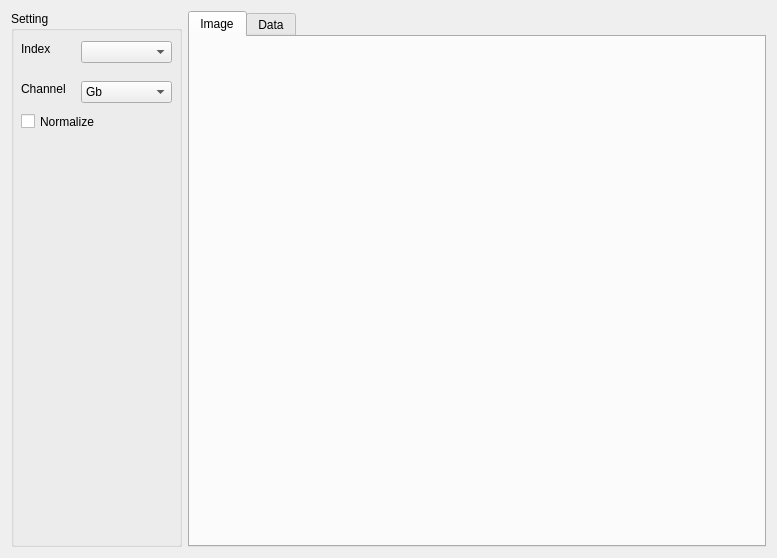
<?xml version="1.0" encoding="UTF-8"?>
<ui version="4.0">
 <class>DialogAPSShow</class>
 <widget class="QDialog" name="DialogAPSShow">
  <property name="windowModality">
   <enum>Qt::WindowModal</enum>
  </property>
  <property name="geometry">
   <rect>
    <x>0</x>
    <y>0</y>
    <width>777</width>
    <height>558</height>
   </rect>
  </property>
  <property name="windowTitle">
   <string>Show</string>
  </property>
  <layout class="QHBoxLayout" name="horizontalLayout" stretch="1,1">
   <item>
    <widget class="QGroupBox" name="groupBox">
     <property name="minimumSize">
      <size>
       <width>171</width>
       <height>0</height>
      </size>
     </property>
     <property name="maximumSize">
      <size>
       <width>171</width>
       <height>16777215</height>
      </size>
     </property>
     <property name="title">
      <string>Setting</string>
     </property>
     <widget class="QComboBox" name="comboBoxIndex">
      <property name="geometry">
       <rect>
        <x>70</x>
        <y>30</y>
        <width>91</width>
        <height>22</height>
       </rect>
      </property>
     </widget>
     <widget class="QLabel" name="label">
      <property name="geometry">
       <rect>
        <x>10</x>
        <y>30</y>
        <width>54</width>
        <height>16</height>
       </rect>
      </property>
      <property name="text">
       <string>Index</string>
      </property>
     </widget>
     <widget class="QLabel" name="label_Res">
      <property name="geometry">
       <rect>
        <x>10</x>
        <y>140</y>
        <width>71</width>
        <height>41</height>
       </rect>
      </property>
      <property name="text">
       <string/>
      </property>
     </widget>
     <widget class="QComboBox" name="comboBoxChannel">
      <property name="geometry">
       <rect>
        <x>70</x>
        <y>70</y>
        <width>91</width>
        <height>22</height>
       </rect>
      </property>
      <item>
       <property name="text">
        <string>Gb</string>
       </property>
      </item>
      <item>
       <property name="text">
        <string>B</string>
       </property>
      </item>
      <item>
       <property name="text">
        <string>R</string>
       </property>
      </item>
      <item>
       <property name="text">
        <string>Gr</string>
       </property>
      </item>
     </widget>
     <widget class="QLabel" name="label_2">
      <property name="geometry">
       <rect>
        <x>10</x>
        <y>70</y>
        <width>54</width>
        <height>16</height>
       </rect>
      </property>
      <property name="text">
       <string>Channel</string>
      </property>
     </widget>
     <widget class="QCheckBox" name="checkBoxNormalize">
      <property name="geometry">
       <rect>
        <x>10</x>
        <y>100</y>
        <width>80</width>
        <height>21</height>
       </rect>
      </property>
      <property name="text">
       <string>Normalize</string>
      </property>
     </widget>
    </widget>
   </item>
   <item>
    <widget class="QTabWidget" name="tabWidget">
     <property name="currentIndex">
      <number>0</number>
     </property>
     <widget class="CWidgetImageView" name="widgetImageView">
      <attribute name="title">
       <string>Image</string>
      </attribute>
     </widget>
     <widget class="QWidget" name="widgetTableView">
      <attribute name="title">
       <string>Data</string>
      </attribute>
      <layout class="QGridLayout" name="gridLayout">
       <item row="0" column="0">
        <widget class="QTableView" name="tableView"/>
       </item>
      </layout>
     </widget>
    </widget>
   </item>
  </layout>
 </widget>
 <customwidgets>
  <customwidget>
   <class>CWidgetImageView</class>
   <extends>QWidget</extends>
   <header>WidgetImageView.h</header>
   <container>1</container>
  </customwidget>
 </customwidgets>
 <resources/>
 <connections/>
</ui>
